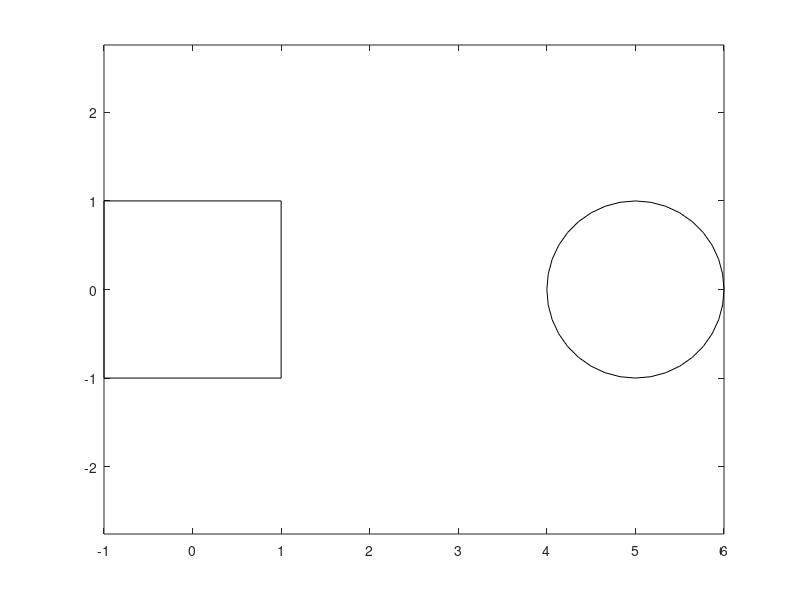

This figure's MATLAB source: (Note: this script raises an error after producing the figure.)
%% Original Shapes
% points on the square; the first point is repeated to close the
% square when it is plotted
Psquare = [1 -1 -1  1 1;
           1  1 -1 -1 1];

% points on the circle generated using a vector angles
% most functions in Matlab are vectorized (i.e., they will work
% for array inputs)
ang = 0:10:360;
Pcircle = [cosd(ang) + 5;
           sind(ang)];

plot(Psquare(1, :), Psquare(2, :), 'k');
hold on
plot(Pcircle(1, :), Pcircle(2, :), 'k');
axis equal

%% Translation
% translation vector
t = [-3; -3];

% translated square
Qsquare = translate2(Psquare, t);

% translated circle
Qcircle = translate2(Pcircle, t);

plot(Qsquare(1, :), Qsquare(2, :), 'r');
plot(Qcircle(1, :), Qcircle(2, :), 'r');
axis equal

%% Vertical Shear
%shear amount
m = 3;

%sheared square
Ssquare = vshear2(Psquare, m);

%sheared circle
Scircle = vshear2(Pcircle, m);

%create new figure
figure;

%plot shapes
plot(Psquare(1, :), Psquare(2, :), 'k');
hold on
plot(Pcircle(1, :), Pcircle(2, :), 'k');
axis equal

plot(Ssquare(1, :), Ssquare(2, :), 'r');
plot(Scircle(1, :), Scircle(2, :), 'r');
axis equal

%% Rotation
%angle of rotation
theta = 120;

%rotated square
Rsquare = rotate2(Psquare, theta);

%rotated circle
Rcircle = rotate2(Pcircle, theta);

%create new figure
figure;

%plot shapes
plot(Psquare(1, :), Psquare(2, :), 'k');
hold on
plot(Pcircle(1, :), Pcircle(2, :), 'k');
axis equal

plot(Rsquare(1, :), Rsquare(2, :), 'r');
plot(Rcircle(1, :), Rcircle(2, :), 'r');
axis equal

%% Translation Followed by Rotation
%angle of rotation
theta = 120;

%translation vector
t = [-3; -3];

%transformation on square
Bsquare = translate2(Psquare, t);
Csquare = rotate2(Bsquare, theta);

%transformation on circle
Bcircle = translate2(Pcircle, t);
Ccircle = rotate2(Bcircle, theta);

%create new figure
figure;

%plot shapes
plot(Psquare(1, :), Psquare(2, :), 'k');
hold on
plot(Pcircle(1, :), Pcircle(2, :), 'k');
axis equal

plot(Csquare(1, :), Csquare(2, :), 'r');
plot(Ccircle(1, :), Ccircle(2, :), 'r');
axis equal

%% Rotation Followed by Translation
%angle of rotation
theta = 120;

%translation vector
t = [-3; -3];

%transformation on square
Fsquare = rotate2(Psquare, theta);
Gsquare = translate2(Fsquare, t);

%transformation on circle
Fcircle = rotate2(Pcircle, theta);
Gcircle = translate2(Fcircle, t);

%create new figure
figure;

%plot shapes
plot(Psquare(1, :), Psquare(2, :), 'k');
hold on
plot(Pcircle(1, :), Pcircle(2, :), 'k');
axis equal

plot(Gsquare(1, :), Gsquare(2, :), 'r');
plot(Gcircle(1, :), Gcircle(2, :), 'r');
axis equal